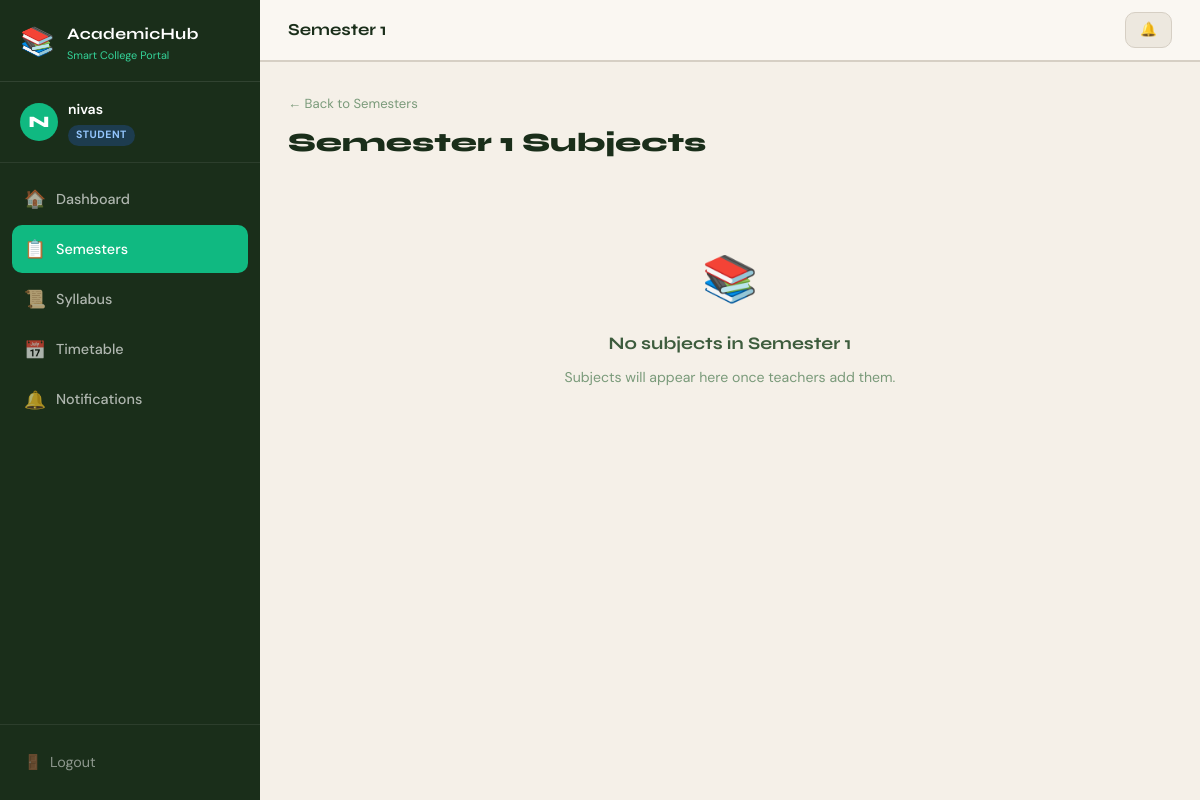
The page /semester/1/ (signed in) on the database its author committed.
### core/models.py (models this page shows, shortened)
class User(AbstractBaseUser, PermissionsMixin):
    ROLE_CHOICES = [
        ('student', 'Student'),
        ('teacher', 'Teacher'),
    ]
    name = models.CharField(max_length=150)
    email = models.EmailField(unique=True)
    role = models.CharField(max_length=10, choices=ROLE_CHOICES, default='student')
    is_active = models.BooleanField(default=True)
    is_staff = models.BooleanField(default=False)
    date_joined = models.DateTimeField(auto_now_add=True)
    USERNAME_FIELD = 'email'
    REQUIRED_FIELDS = ['name', 'role']
    objects = UserManager()

### core/views.py (the view)
# urls.py: path('semester/<int:semester_num>/', views.semester_detail, name='semester_detail'),
@login_required
def semester_detail(request, semester_num):
    if semester_num not in range(1, 9):
        return redirect('semesters')
    subjects = Subject.objects.filter(semester=semester_num).select_related('teacher')
    return render(request, 'core/subjects.html', {
        'semester_num': semester_num,
        'subjects':     subjects,
    })

### core/templates/core/subjects.html (shortened to what this page needs)
{% extends 'core/base.html' %}
{% block page_title %}Semester {{ semester_num }}{% endblock %}
{% block content %}
<div class="subjects-page">
    <div class="page-header">
        <div>
            <a href="{% url 'semesters' %}" class="back-link">← Back to Semesters</a>
            <h2>Semester {{ semester_num }} Subjects</h2>
        </div>
    </div>
    {% if subjects %}
    <div class="subjects-grid">
        {% for subject in subjects %}
        <div class="subject-card">
            <div class="subject-card-top">
                <div class="subject-badge">{{ subject.code }}</div>
                <div class="subject-sem-badge">Sem {{ subject.semester }}</div>
            </div>
            <h3 class="subject-name">{{ subject.name }}</h3>
            <div class="subject-teacher">
                <span class="teacher-icon">👨‍🏫</span>
                <span>{{ subject.teacher.name|default:"TBA" }}</span>
            </div>
            <a href="{% url 'subject_files' subject.id %}" class="btn-secondary btn-full">
                View Files →
            </a>
        </div>
        {% endfor %}
    </div>
    {% else %}
    <div class="empty-state">
        <div class="empty-icon">📚</div>
        <h3>No subjects in Semester {{ semester_num }}</h3>
        <p>Subjects will appear here once teachers add them.</p>
    </div>
    {% endif %}
</div>
{% endblock %}

### core/templates/core/base.html (shortened to what this page needs)
<!DOCTYPE html>
<html lang="en">
<head>
    {% load static %}
    <link rel="stylesheet" href="{% static 'css/styles.css' %}">
</head>
<body>
    {% if user.is_authenticated %}
    <div class="app-layout">
        <aside class="sidebar" id="sidebar">
            <div class="sidebar-brand">
                <div class="brand-icon">📚</div>
                <div class="brand-text">
                    <span class="brand-name">AcademicHub</span>
                    <span class="brand-sub">Smart College Portal</span>
                </div>
            </div>
            <div class="sidebar-user">
                <div class="user-avatar">{{ user.name|first|upper }}</div>
                <div class="user-info">
                    <span class="user-name">{{ user.name }}</span>
                    <span class="user-role role-badge role-{{ user.role }}">{{ user.role|capfirst }}</span>
                </div>
            </div>
<nav class="sidebar-nav">
    {% if user.role == 'student' %}
    <a href="{% url 'dashboard' %}" class="nav-item {% if request.resolver_match.url_name == 'dashboard' %}active{% endif %}">
        <span class="nav-icon">🏠</span><span>Dashboard</span>
    </a>
    <a href="{% url 'semesters' %}" class="nav-item {% if 'semester' in request.resolver_match.url_name %}active{% endif %}">
        <span class="nav-icon">📋</span><span>Semesters</span>
    </a>
    <a href="{% url 'syllabus' %}" class="nav-item {% if 'syllabus' in request.resolver_match.url_name %}active{% endif %}">
        <span class="nav-icon">📜</span><span>Syllabus</span>
    </a>
    {% endif %}
    <a href="{% url 'timetable' %}" class="nav-item {% if request.resolver_match.url_name == 'timetable' %}active{% endif %}">
        <span class="nav-icon">📅</span><span>Timetable</span>
    </a>
    <a href="{% url 'notifications' %}" class="nav-item {% if request.resolver_match.url_name == 'notifications' %}active{% endif %}">
        <span class="nav-icon">🔔</span><span>Notifications</span>
    </a>
</nav>
            <div class="sidebar-footer">
                <a href="{% url 'logout' %}" class="logout-btn">
                    <span>🚪</span> Logout
                </a>
            </div>
        </aside>
        <main class="main-content">
            <div class="topbar">
                <div class="topbar-title">{% block page_title %}{% endblock %}</div>
                <div class="topbar-actions">
                    <a href="{% url 'notifications' %}" class="notif-btn">
                        🔔
                    </a>
                </div>
            </div>
            <div class="content-area">
                {% block content %}{% endblock %}
            </div>
        </main>
    </div>
    {% else %}
        {% block auth_content %}{% endblock %}
    {% endif %}
</body>
</html>

### rows shown on the page
User: name|first "N", name "nivas", role "STUDENT"

### other values the page prints
{{ semester_num }} "1"
